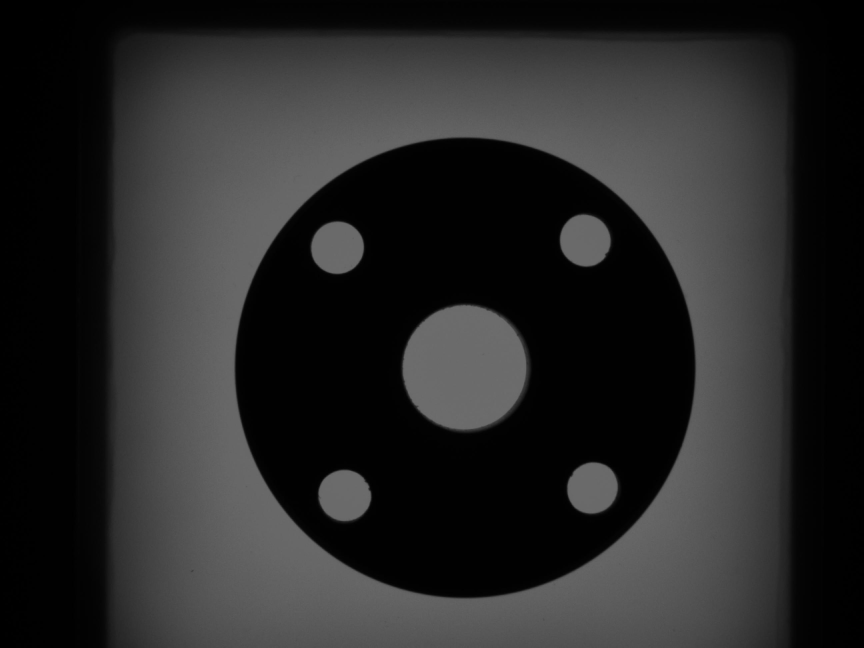
#> input picture N6uqw.jpg, 2590 x 1942 px, given in place of ym.jpg, which was not available (shown at 1/3 size)
$ python zernick_detection.py   (older library calls are emulated)
#> lines starting #> are read from the running program, lines starting #| are printed output that depends on the picture; after the words box and inside, x2 and y2 are one past the last pixel; in counts of white or black regions, pixels touching at a corner belong together; long printed decimals are rounded; pictures that were not available may be replaced by others from this repository, and a replacement may not be noted
#> further down, image is the input picture: shape (1942, 2590, 3); min 0, max 116, mean 39.6
# 计算图像的亚像素点并绘制（matplotlib以及cv2），并对亚像素点进行3种椭圆方式拟合绘制
# python zernick_detection.py

import time

import cv2
import imutils
import matplotlib.pyplot as plt
import numpy as np

g_N = 7

M00 = np.array([0, 0.0287, 0.0686, 0.0807, 0.0686, 0.0287, 0,
                0.0287, 0.0815, 0.0816, 0.0816, 0.0816, 0.0815, 0.0287,
                0.0686, 0.0816, 0.0816, 0.0816, 0.0816, 0.0816, 0.0686,
                0.0807, 0.0816, 0.0816, 0.0816, 0.0816, 0.0816, 0.0807,
                0.0686, 0.0816, 0.0816, 0.0816, 0.0816, 0.0816, 0.0686,
                0.0287, 0.0815, 0.0816, 0.0816, 0.0816, 0.0815, 0.0287,
                0, 0.0287, 0.0686, 0.0807, 0.0686, 0.0287, 0]).reshape((7, 7))

M11R = np.array([0, -0.015, -0.019, 0, 0.019, 0.015, 0,
                 -0.0224, -0.0466, -0.0233, 0, 0.0233, 0.0466, 0.0224,
                 -0.0573, -0.0466, -0.0233, 0, 0.0233, 0.0466, 0.0573,
                 -0.069, -0.0466, -0.0233, 0, 0.0233, 0.0466, 0.069,
                 -0.0573, -0.0466, -0.0233, 0, 0.0233, 0.0466, 0.0573,
                 -0.0224, -0.0466, -0.0233, 0, 0.0233, 0.0466, 0.0224,
                 0, -0.015, -0.019, 0, 0.019, 0.015, 0]).reshape((7, 7))

M11I = np.array([0, -0.0224, -0.0573, -0.069, -0.0573, -0.0224, 0,
                 -0.015, -0.0466, -0.0466, -0.0466, -0.0466, -0.0466, -0.015,
                 -0.019, -0.0233, -0.0233, -0.0233, -0.0233, -0.0233, -0.019,
                 0, 0, 0, 0, 0, 0, 0,
                 0.019, 0.0233, 0.0233, 0.0233, 0.0233, 0.0233, 0.019,
                 0.015, 0.0466, 0.0466, 0.0466, 0.0466, 0.0466, 0.015,
                 0, 0.0224, 0.0573, 0.069, 0.0573, 0.0224, 0]).reshape((7, 7))

M20 = np.array([0, 0.0225, 0.0394, 0.0396, 0.0394, 0.0225, 0,
                0.0225, 0.0271, -0.0128, -0.0261, -0.0128, 0.0271, 0.0225,
                0.0394, -0.0128, -0.0528, -0.0661, -0.0528, -0.0128, 0.0394,
                0.0396, -0.0261, -0.0661, -0.0794, -0.0661, -0.0261, 0.0396,
                0.0394, -0.0128, -0.0528, -0.0661, -0.0528, -0.0128, 0.0394,
                0.0225, 0.0271, -0.0128, -0.0261, -0.0128, 0.0271, 0.0225,
                0, 0.0225, 0.0394, 0.0396, 0.0394, 0.0225, 0]).reshape((7, 7))

M31R = np.array([0, -0.0103, -0.0073, 0, 0.0073, 0.0103, 0,
                 -0.0153, -0.0018, 0.0162, 0, -0.0162, 0.0018, 0.0153,
                 -0.0223, 0.0324, 0.0333, 0, -0.0333, -0.0324, 0.0223,
                 -0.0190, 0.0438, 0.0390, 0, -0.0390, -0.0438, 0.0190,
                 -0.0223, 0.0324, 0.0333, 0, -0.0333, -0.0324, 0.0223,
                 -0.0153, -0.0018, 0.0162, 0, -0.0162, 0.0018, 0.0153,
                 0, -0.0103, -0.0073, 0, 0.0073, 0.0103, 0]).reshape(7, 7)

M31I = np.array([0, -0.0153, -0.0223, -0.019, -0.0223, -0.0153, 0,
                 -0.0103, -0.0018, 0.0324, 0.0438, 0.0324, -0.0018, -0.0103,
                 -0.0073, 0.0162, 0.0333, 0.039, 0.0333, 0.0162, -0.0073,
                 0, 0, 0, 0, 0, 0, 0,
                 0.0073, -0.0162, -0.0333, -0.039, -0.0333, -0.0162, 0.0073,
                 0.0103, 0.0018, -0.0324, -0.0438, -0.0324, 0.0018, 0.0103,
                 0, 0.0153, 0.0223, 0.0190, 0.0223, 0.0153, 0]).reshape(7, 7)

M40 = np.array([0, 0.013, 0.0056, -0.0018, 0.0056, 0.013, 0,
                0.0130, -0.0186, -0.0323, -0.0239, -0.0323, -0.0186, 0.0130,
                0.0056, -0.0323, 0.0125, 0.0406, 0.0125, -0.0323, 0.0056,
                -0.0018, -0.0239, 0.0406, 0.0751, 0.0406, -0.0239, -0.0018,
                0.0056, -0.0323, 0.0125, 0.0406, 0.0125, -0.0323, 0.0056,
                0.0130, -0.0186, -0.0323, -0.0239, -0.0323, -0.0186, 0.0130,
                0, 0.013, 0.0056, -0.0018, 0.0056, 0.013, 0]).reshape(7, 7)


def zernike_detection(path):
#> called with path = 'ym_600.jpg'
    time1 = time.time()
    img = cv2.imread(path)
#> img: shape (600, 800, 3); min 0, max 112, mean 39.6
    print('size: ', img.shape)
#| size:  (600, 800, 3)
    # imutils.resize(img, height=600)
    img = cv2.cvtColor(img, cv2.COLOR_BGR2GRAY)
#> img: shape (600, 800)
    blur_img = cv2.medianBlur(img, 13)
    c_img = cv2.adaptiveThreshold(blur_img, 255, cv2.ADAPTIVE_THRESH_GAUSSIAN_C, cv2.THRESH_BINARY_INV, 7, 4)
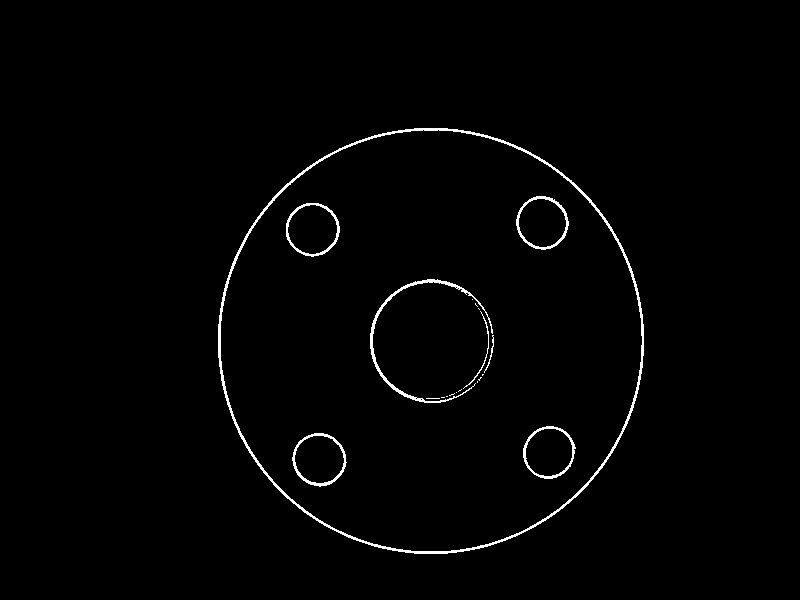
#> c_img: shape (600, 800); 1.3% white in thin lines or dots, all inside (x1, y1, x2, y2) = (218, 128, 644, 554)
    time2 = time.time()
    print('读取加上预处理时间: ', time2 - time1)
    cv2.namedWindow('c_img', 0)
    cv2.imshow('c_img', c_img)
    time3 = time.time()
    ZerImgM00 = cv2.filter2D(c_img, cv2.CV_64F, M00)
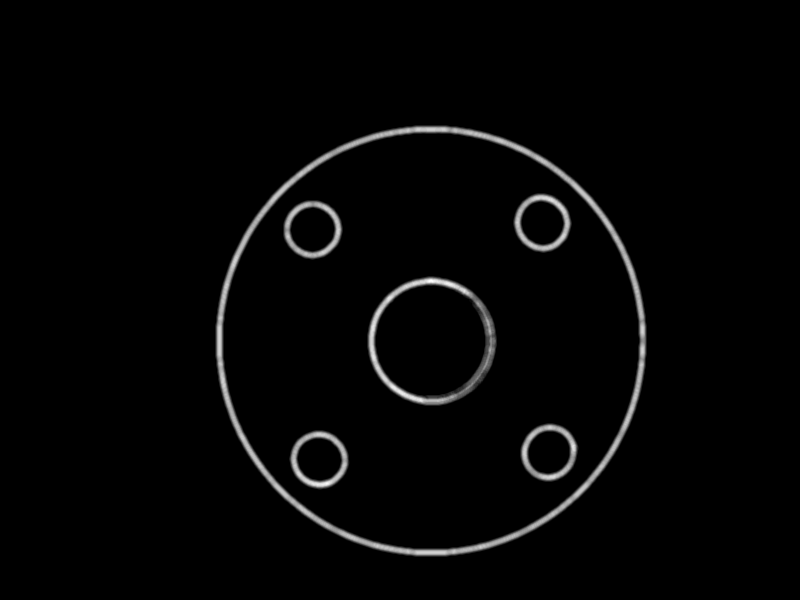
#> ZerImgM00: shape (600, 800) float64; min 0, max 513.8, mean 10.6; drawn with min black and max white
    ZerImgM11R = cv2.filter2D(c_img, cv2.CV_64F, M11R)
    ZerImgM11I = cv2.filter2D(c_img, cv2.CV_64F, M11I)
    ZerImgM20 = cv2.filter2D(c_img, cv2.CV_64F, M20)
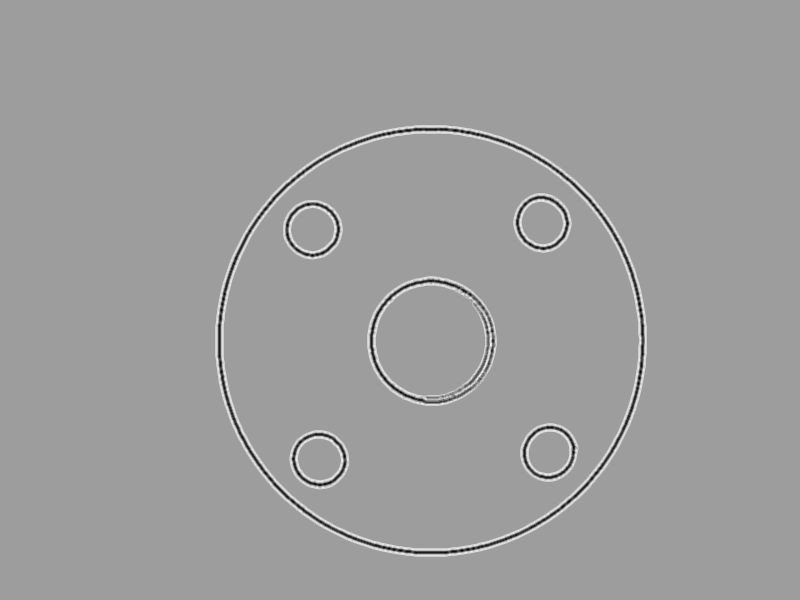
#> ZerImgM20: shape (600, 800) float64; min -127.6, max 79.08, mean 0; drawn with min black and max white
    ZerImgM31R = cv2.filter2D(c_img, cv2.CV_64F, M31R)
    ZerImgM31I = cv2.filter2D(c_img, cv2.CV_64F, M31I)
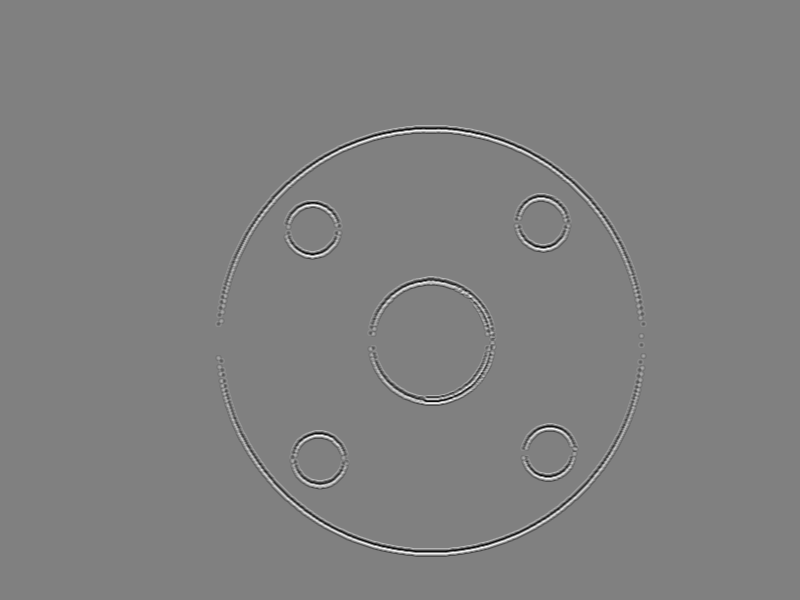
#> ZerImgM31I: shape (600, 800) float64; min -59.16, max 57.94, mean 0; drawn with min black and max white
    ZerImgM40 = cv2.filter2D(c_img, cv2.CV_64F, M40)

    point_temporary_x = []
    point_temporary_y = []
    scatter_arr = cv2.findNonZero(ZerImgM00).reshape(-1, 2)
#> scatter_arr = 22950 pairs, first value 215 to 646, second value 125 to 556
    for idx in scatter_arr:
        j, i = idx
        theta_temporary = np.arctan2(ZerImgM31I[i][j], ZerImgM31R[i][j])
        rotated_z11 = np.sin(theta_temporary) * ZerImgM11I[i][j] + np.cos(theta_temporary) * ZerImgM11R[i][j]
        rotated_z31 = np.sin(theta_temporary) * ZerImgM31I[i][j] + np.cos(theta_temporary) * ZerImgM31R[i][j]
        l_method1 = np.sqrt((5 * ZerImgM40[i][j] + 3 * ZerImgM20[i][j]) / (8 * ZerImgM20[i][j]))

        l_method2 = np.sqrt((5 * rotated_z31 + rotated_z11) / (6 * rotated_z11))

        l = (l_method1 + l_method2) / 2

        k = 3 * rotated_z11 / (2 * (1 - l_method2 ** 2) ** 1.5)

        # h = (ZerImgM00[i][j] - k * np.pi / 2 + k * np.arcsin(l_method2) + k * l_method2 * (1 - l_method2 ** 2) ** 0.5)
        # / np.pi
        k_value = 20.0
        l_value = 2 ** 0.5 / g_N

        absl = np.abs(l_method2 - l_method1)

        if k >= k_value and absl <= l_value:
            y = i + g_N * l * np.sin(theta_temporary) / 2
            x = j + g_N * l * np.cos(theta_temporary) / 2
            point_temporary_x.append(x)
            point_temporary_y.append(y)
        else:
            continue
#> this loop made 22950 passes
#> (j, i, theta_temporary, rotated_z11, rotated_z31, l_method1, l_method2, l) on passes 1 to 12: (412, 125, 0.978, 6.87, 4.7, 0.858, 0.858, 0.858), (413, 125, 1.13, 22.08, 10.59, 0.75, 0.752, 0.751), (414, 125, 1.27, 38.78, 15.11, 0.692, 0.701, 0.696), (415, 125, 1.44, 52.58, 20.29, 0.689, 0.699, 0.694), (416, 125, 1.57, 58.24, 24.02, 0.714, 0.714, 0.714), (417, 125, 1.57, 58.24, 24.02, 0.714, 0.714, 0.714), (418, 125, 1.57, 58.24, 24.02, 0.714, 0.714, 0.714), (419, 125, 1.57, 58.24, 24.02, 0.714, 0.714, 0.714), (420, 125, 1.57, 58.24, 24.02, 0.714, 0.714, 0.714), (421, 125, 1.57, 58.24, 24.02, 0.714, 0.714, 0.714), (422, 125, 1.57, 58.24, 24.02, 0.714, 0.714, 0.714), (423, 125, 1.57, 58.24, 24.02, 0.714, 0.714, 0.714)
#> idx on passes 51 to 56: [415, 126], [416, 126], [417, 126], [418, 126], [419, 126], [420, 126]
    time4 = time.time()
    print('检测时间: ', time4 - time3)
    return point_temporary_x, point_temporary_y


image = cv2.imread('D:\\chrome_downloads\\ym.jpg')
path = 'ym_600.jpg'
cv2.imwrite(path, imutils.resize(image, height=600))
# path = 'D:\\chrome_downloads\\ym.jpg'
time1 = time.time()
point_temporary_x, point_temporary_y = zernike_detection(path)
time2 = time.time()
print('time: ', time2 - time1)  # 运算速度太慢了，可以考虑使用多线程进行加速

# gray : 进行检测的图像
gray = cv2.imread(path, 0)
plt.rcParams['figure.dpi'] = 72
plt.imshow(gray, cmap="gray")
# point检测出的亚像素点
point = np.array([point_temporary_x, point_temporary_y])
# s:调整显示点的大小
plt.scatter(point[0, :], point[1, :], s=10, marker="*")
plt.show()
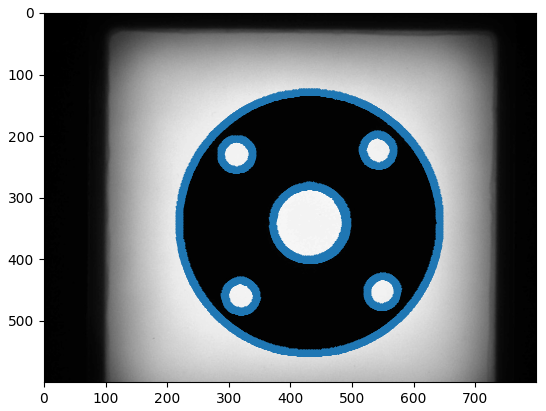
#> figure drawn by matplotlib, 1 panel
#| <class 'numpy.ndarray'> [413.677  127.492] (9388, 2)


def cv_fit_ellipse(points, flag=0):
    # cv2.fitEllipse only can estimate int numpy 2D array data
#> called with points = array of shape (9388, 2), flag = 1
    p = np.array(points)
    p = np.array(p).astype(int)
    center0, axes0, angle0 = cv2.fitEllipse(p)
    center1, axes1, angle1 = cv2.fitEllipseAMS(p)
    center2, axes2, angle2 = cv2.fitEllipseDirect(p)
    print(type(center0))
#| <class 'tuple'>
    print("fitEllipse:       " + str(np.array(center0)))
#| fitEllipse:       [430.435 340.161]
    print("fitEllipseAMS:    " + str(np.array(center1)))
#| fitEllipseAMS:    [430.435 340.161]
    print("fitEllipseDirect: " + str(np.array(center2)))
#| fitEllipseDirect: [430.435 340.161]
    box = tuple([tuple(np.array(center0)), tuple(np.array(axes0)), angle0])
    if flag == 0:
        box = tuple([tuple(np.array(center0)), tuple(np.array(axes0)), angle0])
    elif flag == 1:
        box = tuple([tuple(np.array(center1)), tuple(np.array(axes1)), angle1])
    else:
        box = tuple([tuple(np.array(center0)), tuple(np.array(axes0)), angle0])
    return box


points = np.array(list(zip(point_temporary_x, point_temporary_y)))
print(type(points), points[0], points.shape)
box1 = cv_fit_ellipse(points, flag=1)

image = cv2.imread(path)

cv2.ellipse(img=image, box=box1, color=(255, 0, 255), thickness=1)
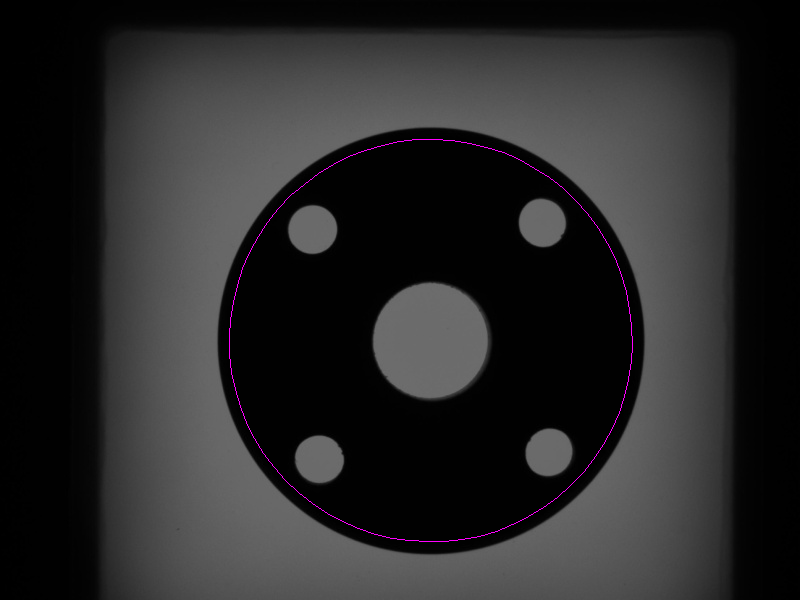
#> image: shape (600, 800, 3); mean B, G, R 40.2, 39.6, 40.2
cv2.namedWindow('image', 0)
cv2.imshow("image", image)
for i in points:
    # 亚像素点绘制随机颜色半径圆
    radius = np.random.randint(1, high=10)
    color = np.random.randint(0, high=256, size=(3,)).tolist()
    # print('radius: ', radius, type(radius))
    # print('color: ', color, type(color))
    cv2.circle(image, (int(i[0]), int(i[1])), radius, color, -1)
#> this loop made 9388 passes
#> i on passes 1 to 3: [413.7, 127.5], [414.1, 127.4], [414.7, 127.3]
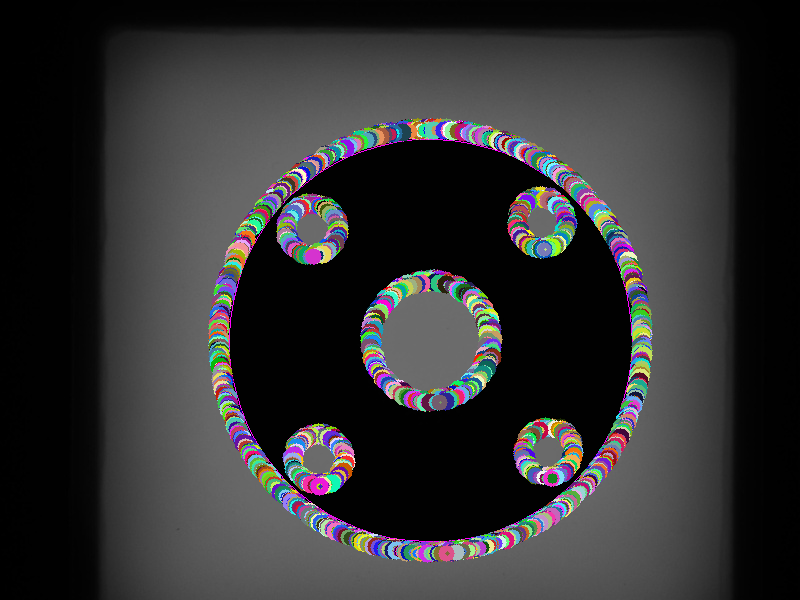
#> image: shape (600, 800, 3); 10.03% of pixels changed, all inside (x1, y1, x2, y2) = (208, 118, 653, 563)

cv2.namedWindow("image1", 0)
cv2.imshow("image1", image)
cv2.waitKey(0)
cv2.destroyAllWindows()
